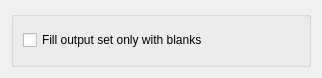
<?xml version="1.0" encoding="UTF-8"?>
<ui version="4.0">
 <class>copy</class>
 <widget class="QFrame" name="copy">
  <property name="geometry">
   <rect>
    <x>0</x>
    <y>0</y>
    <width>322</width>
    <height>78</height>
   </rect>
  </property>
  <property name="windowTitle">
   <string>Frame</string>
  </property>
  <property name="frameShape">
   <enum>QFrame::NoFrame</enum>
  </property>
  <property name="frameShadow">
   <enum>QFrame::Raised</enum>
  </property>
  <layout class="QVBoxLayout" name="verticalLayout">
   <item>
    <widget class="QGroupBox" name="groupBox_3">
     <property name="title">
      <string/>
     </property>
     <layout class="QHBoxLayout" name="horizontalLayout">
      <item>
       <widget class="QCheckBox" name="checkBlank">
        <property name="text">
         <string>Fill output set only with blanks</string>
        </property>
       </widget>
      </item>
     </layout>
    </widget>
   </item>
  </layout>
 </widget>
 <resources/>
 <connections/>
</ui>
